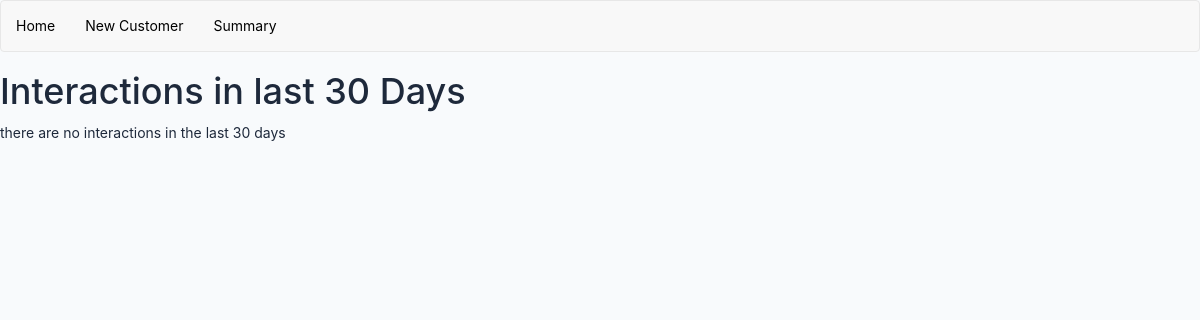
Page /legacy/summary/ on the earlier database version.
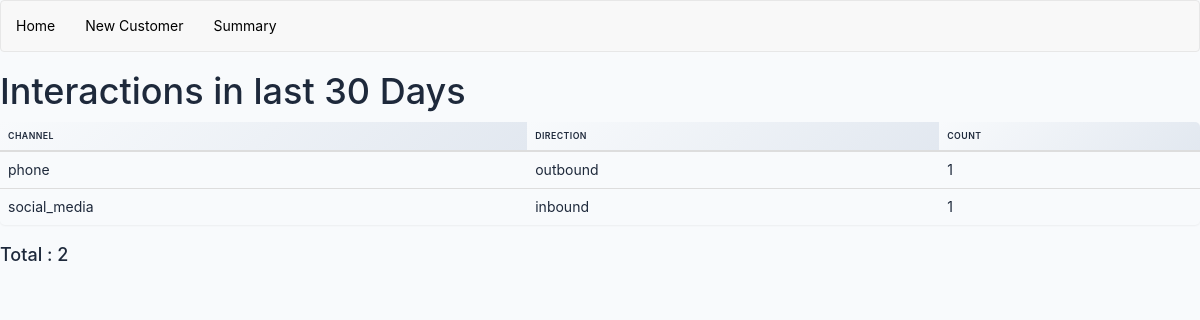
Same page on the later database version.
### interactions/models.py (models this page shows, shortened)
class Interaction(models.Model):
    CHANNEL_CHOICES = [
        ('phone', 'Phone'),
        ('sms', 'SMS'),
        ('email', 'Email'),
        ('letter', 'Letter'),
        ('social_media', 'Social Media'),
        ('in_person', 'In Person'),
        ('chat', 'Live Chat'),
    ]
    DIRECTION_CHOICES = [
        ('inbound', 'Inbound'),
        ('outbound', 'Outbound'),
    ]
    STATUS_CHOICES = [
        ('pending', 'Pending'),
        ('completed', 'Completed'),
        ('follow_up', 'Follow-up Required'),
    ]
    customer = models.ForeignKey(
        Customer,
        on_delete=models.CASCADE,
        related_name='interactions',
        help_text="Customer involved in this interaction"
    )
    channel = models.CharField(
        max_length=15,
        choices=CHANNEL_CHOICES,
        help_text="Communication channel used"
    )
    direction = models.CharField(
        max_length=10,
        choices=DIRECTION_CHOICES,
        help_text="Direction of communication"
    )
    status = models.CharField(
        max_length=15,
        choices=STATUS_CHOICES,
        default='completed',
        help_text="Status of the interaction"
    )
    interaction_date = models.DateTimeField(auto_now_add=True)
    summary = models.TextField(help_text="Summary of the interaction")
    notes = models.TextField(
        blank=True,
        help_text="Additional notes (optional)"
    )
    created_by = models.CharField(
        max_length=100,
        blank=True,
        help_text="User who created this interaction"
    )
    class Meta:
        ordering = ['-interaction_date']
        verbose_name = 'Interaction'
        verbose_name_plural = 'Interactions'

### customer360/views.py (the view)
# urls.py: path('summary/', redirect_to_summary, name="old_summary"),
def summary(request):
    try:
        thirty_days_ago = date.today() - timedelta(days=30)
        interactions_queryset = Interaction.objects.filter(interaction_date__gte=thirty_days_ago)
        count = interactions_queryset.count()
        interactions = interactions_queryset.values("channel", "direction").annotate(count=Count('channel'))
        logger.info(f"Generated summary for {count} interactions in last 30 days")
        context = {
            "interactions": interactions,
            "count": count,
            "date_range": f"{thirty_days_ago.strftime('%Y-%m-%d')} to {date.today().strftime('%Y-%m-%d')}"
        }
        return render(request, "summary.html", context=context)
    except Exception as e:
        logger.error(f"Error generating summary: {str(e)}")
        messages.error(request, "An error occurred while generating the summary.")
        return render(request, "summary.html", {"interactions": [], "count": 0})

### customer360/templates/summary.html
{% extends 'base.html' %}
{% load static %}
{% block content %}
<html>
    <body>
        <h1> Interactions in last 30 Days  </h1>
        {% if not interactions %}
            <p> there are no interactions in the last 30 days <p>
        {% else %}
            <table class="table">
                <thead>
                    <tr>
                        <th>Channel</th>
                        <th>Direction</th>
                        <th>Count</th>
                    </tr>
                </thead>
                <tbody>
                    {% for interaction in interactions %}
                        <tr>
                            <td>{{ interaction.channel }}</td>
                            <td>{{ interaction.direction }}</td>
                            <td> {{ interaction.count }} </td>
                        </tr>
                    {% endfor %}
                </tbody>
            </table>
            <h4> Total : {{ count }} </h4>
        {% endif %}
    </body>
</html>
{% endblock content %}

Differences in the rows shown:
added Interaction: channel "phone", direction "outbound", count "1"
added Interaction: channel "social_media", direction "inbound", count "1"
Other differences:
{{ count }}: (not shown) → "2"
text no longer shown: "there are no interactions in the last 30 days"
text now shown: "CHANNEL DIRECTION COUNT Total :"
